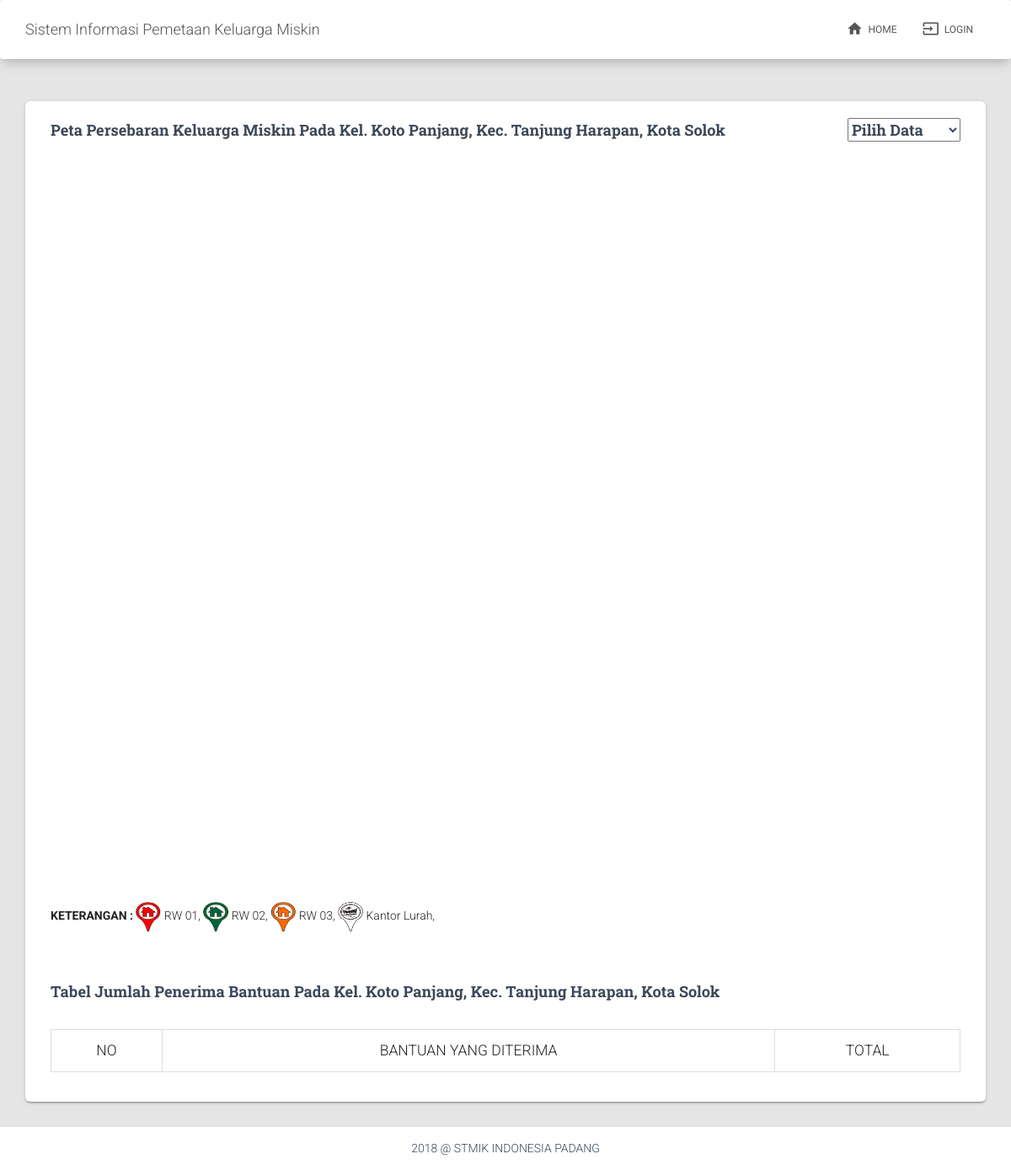
/home.php, run on an earlier commit of the app's database.
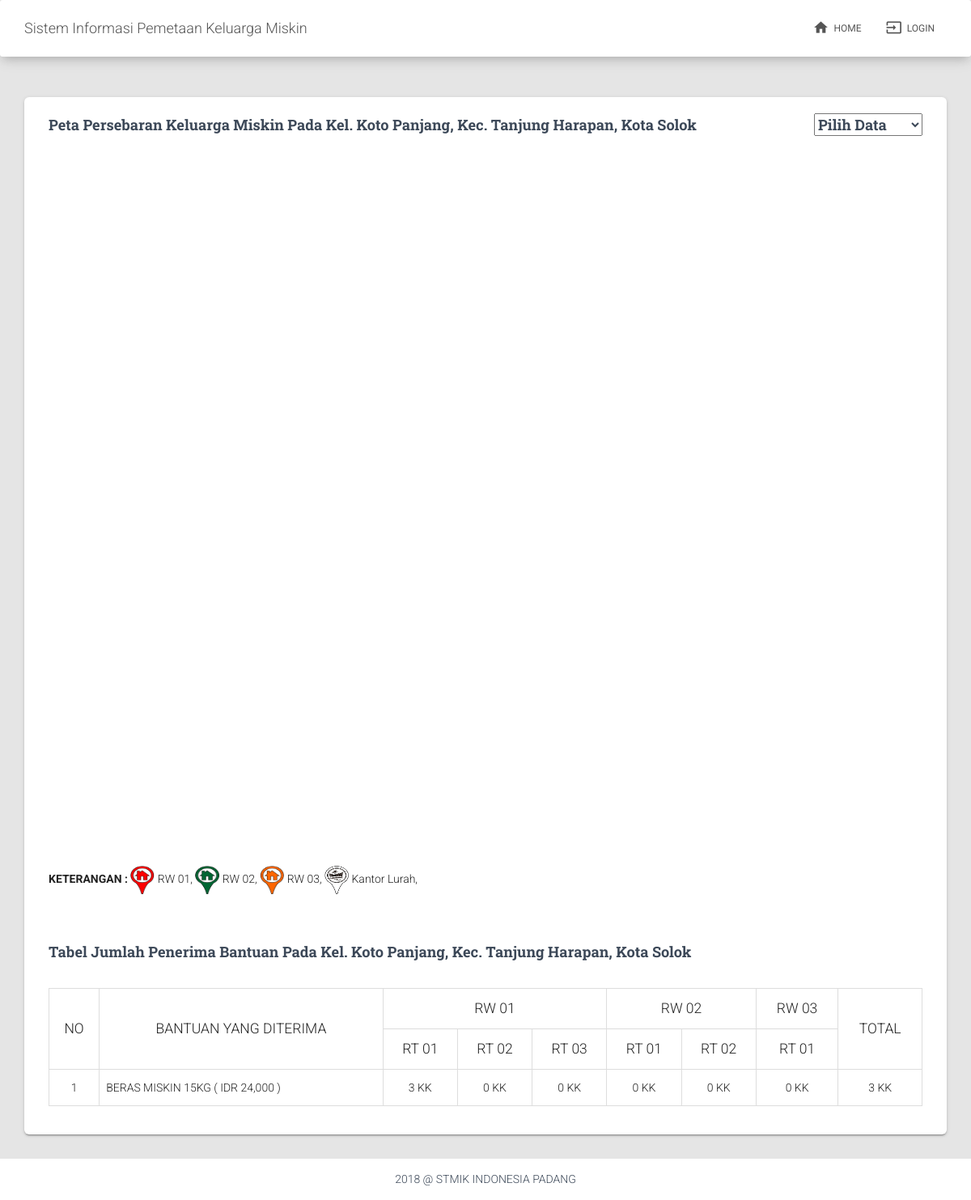
And on a later commit of the database.
### tables this page shows
CREATE TABLE `rw` (
  `id` int(11) NOT NULL AUTO_INCREMENT,
  `nama_rw` varchar(3) NOT NULL,
  `ketua_rw` varchar(50) NOT NULL,
  PRIMARY KEY (`id`)
);

CREATE TABLE `rt` (
  `id` int(11) NOT NULL AUTO_INCREMENT,
  `rw_id` int(11) NOT NULL,
  `nama_rt` varchar(10) NOT NULL,
  `ketua_rt` varchar(50) NOT NULL,
  PRIMARY KEY (`id`)
);

CREATE TABLE `bantuan` (
  `id` int(11) NOT NULL AUTO_INCREMENT,
  `nama_bantuan` varchar(100) NOT NULL,
  `banyak_bantuan` int(11) NOT NULL,
  `satuan` enum('kg','liter') NOT NULL,
  `nominal` int(11) NOT NULL,
  PRIMARY KEY (`id`)
);

### cores/function.php (called while the page is built, shortened)
<?php
	function koneksi() {
		$host = 'localhost';
		$user = 'root';
		$pass = '';
		$db = 'dbraskin';
		$conn = mysqli_connect($host, $user, $pass, $db);
		return $conn;
	}
	function getListRtByRw($rw_id) {
		$list_data = [];
		$conn = koneksi();
		$query = "SELECT * FROM rt WHERE rw_id ='$rw_id' ORDER BY nama_rt";
		$procs = mysqli_query($conn, $query);
		while($row = mysqli_fetch_array($procs)) {
			$list_data[] = $row;
		}
		return $list_data;
	}
?>

### home.php (the view, shortened to what the changed rows need)
<?php
	include 'cores/function.php';
	$conn = koneksi();
?>
<!doctype html>
<html lang="en">
<head>
	<link rel="stylesheet" href="https://maxcdn.bootstrapcdn.com/font-awesome/latest/css/font-awesome.min.css" />
	<link href="assets/vendors/material-kit-pro/assets/css/bootstrap.min.css" rel="stylesheet" />
	<link href="assets/vendors/material-kit-pro/assets/css/material-icons.css" rel="stylesheet"/>
	<link href="assets/vendors/material-kit-pro/assets/css/material-kit.css" rel="stylesheet"/>
</head>
<body class="index-page">
	<div class="container">
		<div class="row">
			<div class="col-md-12">
				<div class="card card-blog">
					<div class="card-content">
						<br>
						<div id="map" style="width: 100%; height: 850px;"></div><br>
						<br><br>
						<br>
						<div class="table-responsive">
							<table class="table table-bordered table-hover table-stripped">
								<thead>
									<tr>
										<th rowspan="2" class="text-center">NO</th>
										<th rowspan="2" class="text-center">BANTUAN YANG DITERIMA</th>
										<?php
											$rwDT = [];
											$rwQ = "SELECT * FROM rw ORDER BY nama_rw";
											$rwPRC = mysqli_query($conn, $rwQ);
											while($rwRO = mysqli_fetch_array($rwPRC)) {
												$rwDT[] = $rwRO;
											}
											foreach ($rwDT as $value) {
												$rtCNT = mysqli_query($conn, "SELECT COUNT(id) AS jumlah FROM rt WHERE rw_id = '".$value['id']."'");
												$count = mysqli_fetch_assoc($rtCNT)['jumlah'];
												echo '<th colspan="'.$count.'" class="text-center">RW '.$value['nama_rw'].'</th>';
											}
										?>
										<th rowspan="2" class="text-center">TOTAL</th>
									</tr>
									<tr>
										<?php
											foreach ($rwDT as $value) {
												$rtDT = getListRtByRw($value['id']);
												foreach ($rtDT as $value) {
													echo '<th class="text-center">RT '.$value['nama_rt'].'</th>';
												}
											}
										?>
									</tr>
								</thead>
								<tbody>
									<?php
										$bantuanDT = [];
										$bantuanQ = "SELECT * FROM bantuan";
										$bantuanPRC = mysqli_query($conn, $bantuanQ);
										while($bantuanRO = mysqli_fetch_array($bantuanPRC)) {
											$bantuanDT[] = $bantuanRO;
										}
									?>
									<?php foreach ($bantuanDT as $key => $value): ?>
										<tr>
											<td class="text-center"><?php echo $key+1 ?></td>
											<td><?php echo strtoupper($value['nama_bantuan'].' '.$value['banyak_bantuan'].$value['satuan'].' ( IDR '.number_format($value['nominal']).' )') ?></td>
											<?php
												$totalPenerima = 0;
												foreach ($rwDT as $value2) {
													$rtDT = getListRtByRw($value2['id']);
													foreach ($rtDT as $value3) {
														$countQ = mysqli_query($conn, "SELECT COUNT(id) AS jumlah FROM penerima WHERE rt_id = '".$value3['id']."' AND bantuan_id = '".$value['id']."'");
														$jumlah = mysqli_fetch_assoc($countQ)['jumlah'];
														$totalPenerima = $totalPenerima + $jumlah;
														echo '<td class="text-center">'.$jumlah.' KK</td>';
													}
												}
											?>
											<td class="text-center"><?php echo $totalPenerima ?> KK</td>
										</tr>
									<?php endforeach ?>
								</tbody>
							</table>
						</div>
					</div>
				</div>
			</div>
		</div>
	</div>
</body>
</html>

What changed in the data, as far as the page shows it:
added rw: nama_rw "01"
added rw: nama_rw "02"
added rw: nama_rw "03"
added rt: nama_rt "01", jumlah "3"
added rt: nama_rt "02", jumlah "0"
added rt: nama_rt "03", jumlah "0"
added rt: nama_rt "01", jumlah "0"
added rt: nama_rt "02", jumlah "0"
added rt: nama_rt "01", jumlah "0"
added bantuan: nama_bantuan+banyak_bantuan+satuan "BERAS MISKIN 15KG ( IDR 24,000 )", totalPenerima "3"
